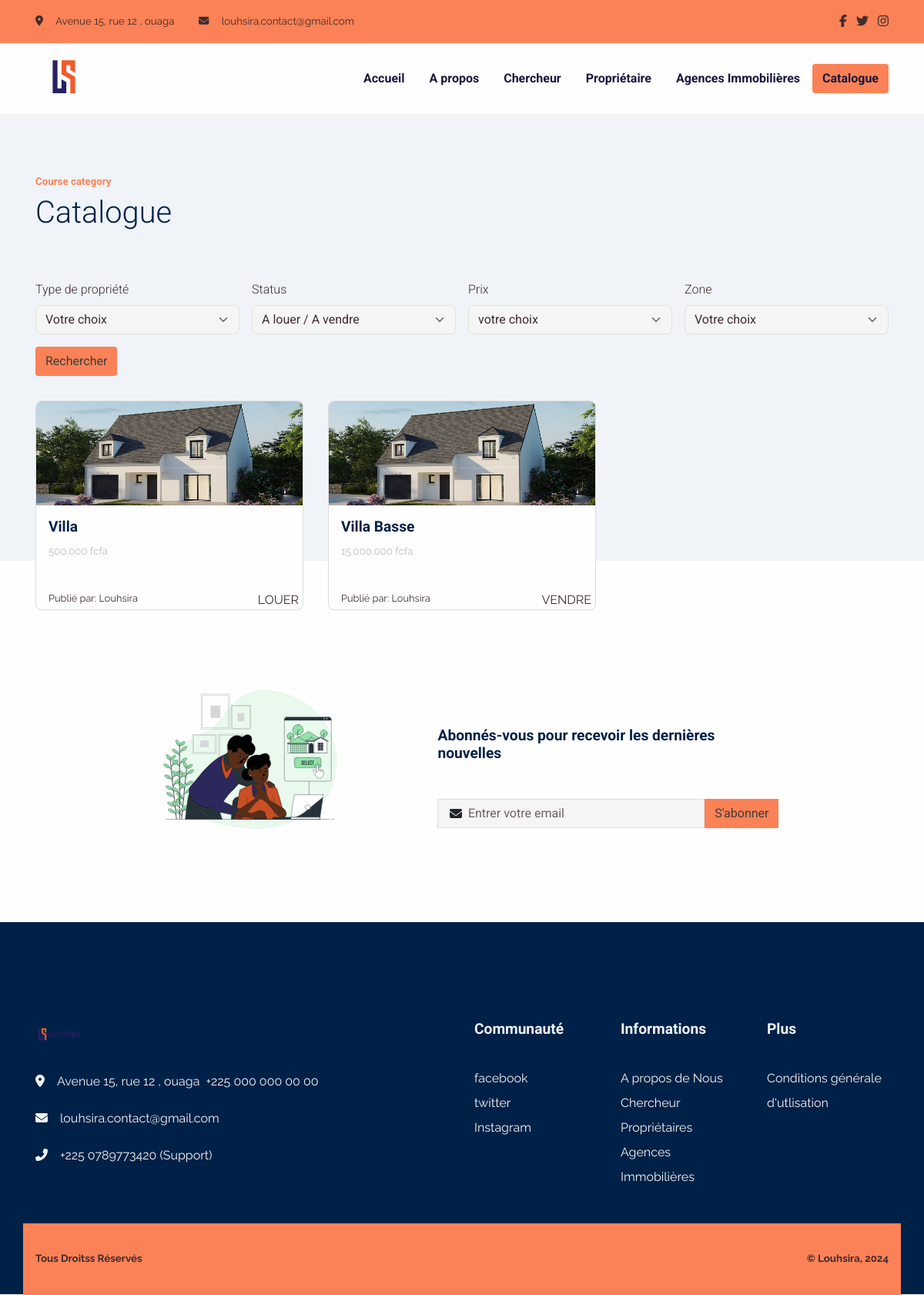
Page /catalogue on the committed database.
### app/models.py (models this page shows, shortened)
class Convention(models.Model):
    created_at = models.DateTimeField(auto_now=False, auto_now_add=True)
    update_at = models.DateTimeField(auto_now=True, auto_now_add=False)
    publish = models.BooleanField(default=False)
    class Meta:
        abstract = True

class Social(Convention):
    name = models.CharField(max_length=150, blank=True, null=True)
    icon = models.CharField(max_length=150, blank=True, null=True)
    link = models.URLField(max_length = 200)
    class Meta:
        verbose_name = "Réseaux Social"
        verbose_name_plural = "Réseaux Sociaux"

class configuration(Convention):
    name = models.CharField(max_length = 150, blank=True, null=True)
    vendor_title = models.CharField(max_length = 150, blank=True, null=True)
    location_title = models.CharField(max_length = 150, blank=True, null=True)
    about_title = models.CharField(max_length = 150, blank=True, null=True)
    why_choose_title = models.CharField(max_length = 150, blank=True, null=True)
    newsletter_title = models.CharField(max_length = 150, blank=True, null=True)
    newsletter_text = models.TextField()
    newsletter_picture = models.FileField(upload_to=LOGO_SITE_PATH, max_length = 100)
    copy_right = models.CharField(max_length = 150, blank=True, null=True)
    logo = models.FileField(upload_to=LOGO_SITE_PATH , max_length = 100, blank=True, null=True)
    logo2 = models.FileField(upload_to=LOGO_SITE_PATH , max_length = 100, blank=True, null=True)
    class Meta:
        verbose_name = "Configuration du site"
        verbose_name_plural = "Configuration du site"

### propriete/models.py (models this page shows, shortened)
class Proprietes(Convention):
    titre_annonce = models.CharField(max_length=220, blank=True, null=True)
    proprietaire = models.CharField(max_length=220, blank=True, null=True)
    proprietaire_contact = models.CharField(max_length=220, blank=True, null=True)
    type_propriete = models.ForeignKey(TypePropriete, on_delete=models.DO_NOTHING, related_name="type_propriete_related")
    prix_propriete = models.CharField(max_length=220, blank=True, null=True)
    adresse_propriete = models.CharField(max_length=220, blank=True, null=True)
    localite = models.ForeignKey(Localite, on_delete=models.DO_NOTHING, related_name="localite_propriete")
    annee_construction = models.DateField(auto_now=False, auto_now_add=False)
    nbre_chambre = models.IntegerField()
    nbre_salle_bain = models.IntegerField()
    description = HTMLField()
    status = models.CharField(max_length=15, choices=STATUS_CHOICES)
    caracteristique_speciale = models.ManyToManyField(CaracteristiqueMaison)
    pictures = models.ManyToManyField(Photo)
    class Meta:
        verbose_name = 'Les Propriétés'
        verbose_name_plural = 'Les Propriétés'

class Photo(Convention):
    title = models.CharField(max_length=220, blank=True, null=True)
    picture = models.FileField(upload_to=PICTURE_PATH, max_length = 200, blank=True, null=True)
    class Meta:
        verbose_name = 'Photo des Proprietes'
        verbose_name_plural = 'Photo des Proprietes'

### app/views.py (the view, shortened to what this page needs)
# urls.py: path('catalogue', catalogue, name="catalogue"),
def catalogue(request):
    get_all__properties = get_all_properties({'publish': True, })
    get_socials = get_social({'publish':True})
    get_configs = get_config({'publish':True})
    get_localites = get_localite({'publish':True})
    get_type_proprietes = get_all_type_propriete({'publish':True})
    template_name = "layout/catalogue.html"
    context = {
        'page': "LOUSHIRA | Catalogue",
        'get_socials': get_socials,
        'get_configs': get_configs,
        'get_all__properties': get_all__properties,
        'get_localites': get_localites,
        'get_type_proprietes': get_type_proprietes
    }
    return render(request, template_name, context)

### app/functions.py (called while the page is built)
def get_config(data=dict()):
    return configuration.objects.filter(**data).first()

def get_localite(data=dict()):
    return Localite.objects.filter(**data)

def get_all_type_propriete(data=dict()):
    return Localite.objects.all()

def get_social(data=dict()):
    return Social.objects.filter(**data)

def get_all_properties(data=dict()):
    return Proprietes.objects.filter(**data)

### templates/app/layout/catalogue.html (shortened to what this page needs)
{% extends "base/base.html" %}
{% load static %}
{% block content %}
      <section class="pb-11 pt-7 bg-600">
        <div class="container">
          <div class="row">
            <div class="col-12">
              <h6 class="font-sans-serif text-primary fw-bold">Course category</h6>
              <h1 class="mb-6">Catalogue</h1>
              <form method="get" action="/catalogue" class="row g-3">
                <div class="col-sm-6 col-md-3">
                  <label class="form-label" for="inputCategories">Type de propriété</label>
                  <select class="form-select" id="inputCategories" name="type_propriete">
                    <option selected="selected">Votre choix</option>
                  </select>
                </div>
                <div class="col-sm-6 col-md-3">
                  <label class="form-label" for="inputLevel">Status</label>
                  <select class="form-select" id="inputLevel" name="status">
                    <option selected="selected">A louer / A vendre</option>
                  </select>
                </div>
                <div class="col-sm-6 col-md-3">
                  <label class="form-label" for="inputLanguage">Prix</label>
                  <select class="form-select" id="inputLanguage" name="prix_propriete">
                    <option selected="selected">votre choix</option>
                  </select>
                </div>
                <div class="col-sm-6 col-md-3">
                  <label class="form-label" for="inputInstructor">Zone</label>
                  <select class="form-select" id="inputInstructor" name="localite">
                    <option selected="selected">Votre choix </option>
                  </select>
                </div>
                <div class="col-auto z-index-2">
                  <button class="btn btn-primary" type="submit">Rechercher</button>
                </div>
              </form>
            </div>
          </div>
        </div>
      </section>
      <section class="pb-0" style="margin-top:-17rem">
        <div class="container">
          <div class="row">
            {% for house in get_all__properties %}
            <div class="col col-md-4 col-sm-6 col-xs-6 mb-4">
                <div class="card h-100">
                  <img class="card-img-top h-50 w-100" src="{{ house.pictures.all.first.picture.url }}" alt="courses" />
                    <div class="card-body">
                    <h5 class="font-sans-serif fw-bold fs-md-0 fs-lg-1">{{house.titre_annonce}}</h5>
                    <a class="text-muted fs--1 stretched-link text-decoration-none" href="{% url 'home-detail' house.id %}">{{ house.prix_propriete }}</a>
                  </div>
                  <div class="d-flex justify-content-between ms-3" style="margin-right: 5px;">
                    <span class="fa-span">Publié par: {{house.proprietaire}}</span> <span>{{house.status}}</span>
                  </div>
                  </div>
                </div>
                {% endfor %}
          </div>
        </div>
        <j
      </section>
{% include "includes/_email_sub.html" %}
{% endblock %}

### templates/app/base/base.html (shortened to what this page needs)
{% load static %}
<!DOCTYPE html>
<html lang="en-US" dir="ltr">
  <head>
    <link href="{% static 'app/assets/css/select2-bootstrap-5-theme.min.css' %}" rel="stylesheet" />
    <link href="{% static 'app/assets/css/theme.css' %}" rel="stylesheet" />
    <link href="{% static 'app/assets/css/style.css' %}" rel="stylesheet" />
    <link href="{% static 'app/assets/css/slick.css' %}" rel="stylesheet" />
    <link href="{% static 'app/assets/css/slick-theme.css' %}" rel="stylesheet" />
    <link href="https://cdn.jsdelivr.net/npm/select2@4.1.0-rc.0/dist/css/select2.min.css" rel="stylesheet" />
  </head>
  <body>
    <main class="main" id="top">
      <section class="bg-primary py-2 d-none d-sm-block">
        <div class="container">
          <div class="row align-items-center">
            <div class="col-auto d-none d-lg-block">
              <p class="my-2 fs--1"><i class="fas fa-map-marker-alt me-3"></i><span>Avenue 15, rue 12 , ouaga </span></p>
            </div>
            <div class="col-auto ms-md-auto order-md-2 d-none d-sm-block">
              <ul class="list-unstyled list-inline my-2">
                {% for social in get_socials %}
                  <li class="list-inline-item"><a class="text-decoration-none" href="{{social.link}}"><i class="{{social.icon}} text-900"></i></a></li>
                {% endfor %}
              </ul>
            </div>
            <div class="col-auto">
              <p class="my-2 fs--1"><i class="fas fa-envelope me-3"></i><a class="text-900" href="mailto:loushira.contact@gmail.com">louhsira.contact@gmail.com </a></p>
            </div>
          </div>
        </div>
      </section>
      <nav class="navbar navbar-expand-lg navbar-light sticky-top py-3 d-block" data-navbar-on-scroll="data-navbar-on-scroll">
        <div class="container"><a class="navbar-brand" href="{% url 'welcome' %}"><img src="{{get_configs.logo.url}}" height="60" alt="logo" /></a>
          <div class="collapse navbar-collapse border-top border-lg-0 mt-4 mt-lg-0" id="navbarSupportedContent">
            <ul class="navbar-nav ms-auto pt-2 pt-lg-0 font-base">
              <li class="nav-item px-2"><a class="nav-link active fw-bold" style="color:#18163d" aria-current="page" href="{% url 'welcome' %}">Accueil</a></li>
              <li class="nav-item px-2"><a class="nav-link fw-bold" style="color:#18163d" aria-current="page" href="{% url 'about' %}">A propos</a></li>
              <li class="nav-item px-2"><a class="nav-link fw-bold" style="color:#18163d" aria-current="page" href="{% url 'home-searcher' %}">Chercheur</a></li>
              <li class="nav-item px-2"><a class="nav-link fw-bold" style="color:#18163d" aria-current="page" href="{% url 'owner-page' %}">Propriétaire</a></li>
              <li class="nav-item px-2"><a class="nav-link fw-bold" style="color:#18163d" aria-current="page" href="{% url 'agence' %}">Agences Immobilières</a></li>
            </ul><a class="btn btn-primary order-1 order-lg-0 fw-bold" style="color:#18163d" href="{% url 'catalogue' %}">Catalogue</a>
          </div>
        </div>
      </nav>
    {% block content %}
    {% endblock content %}
      <section class="bg-secondary" style=" padding-top: 7.5rem;padding-bottom: 7.5rem">
        <div class="container">
          <div class="row">
            <div class="col-12 col-sm-12 col-lg-6 mb-4 order-0 order-sm-0"><a class="text-decoration-none" href="{% url 'welcome' %}"><img src="{{get_configs.logo2.url}}" height="51" alt="" /></a> <br> <br>
              <span class="text-light my-4"> <i class="fas fa-map-marker-alt me-3"></i>Avenue 15, rue 12 , ouaga  &nbsp;</span><a class="text-light text-200" href="tel:+604-680-9785">+225 000 000 00 00</a><br /> <br></span>
              <span class="text-light"> <i class="fas fa-envelope me-3"> </i><a class="text-light text-200" href="mailto:loushira.contact@gmail.com">louhsira.contact@gmail.com</a><br><br></span>
              <span class="text-light"> <i class="fas fa-phone-alt me-3"></i><a class="text-light text-200" href="tel:+225 0789773420">+225 0789773420 (Support)</a></span>
            </div>
            <div class="col-6 col-sm-4 col-lg-2 mb-3 order-2 order-sm-1">
              <h5 class="lh-lg fw-bold mb-4 text-light font-sans-serif">Communauté </h5>
              <ul class="list-unstyled mb-md-4 mb-lg-0">
                {% for socials in get_socials %}
                  <li class="lh-lg"><a class="text-200" href="{{socials.link}}">{{socials.name}}</a></li>
                {% endfor %}
              </ul>
            </div>
            <div class="col-6 col-sm-4 col-lg-2 mb-3 order-3 order-sm-2">
              <h5 class="lh-lg fw-bold text-light mb-4 font-sans-serif">Informations</h5>
              <ul class="list-unstyled mb-md-4 mb-lg-0">
                <li class="lh-lg"><a class="text-200" href="{% url 'about' %}">A propos de Nous</a></li>
                <li class="lh-lg"><a class="text-200" href="{% url 'home-searcher' %}">Chercheur</a></li>
                <li class="lh-lg"><a class="text-200" href="{% url 'owner-page' %}">Propriétaires</a></li>
                <li class="lh-lg"><a class="text-200" href="{% url 'agence' %}">Agences Immobilières</a></li>
              </ul>
            </div>
            <div class="col-6 col-sm-4 col-lg-2 mb-3 order-3 order-sm-2">
              <h5 class="lh-lg fw-bold text-light mb-4 font-sans-serif"> Plus</h5>
              <ul class="list-unstyled mb-md-4 mb-lg-0">
                <li class="lh-lg"><a class="text-200" href="{% url 'condition-generale-utilisation' %}">Conditions générale d'utlisation</a></li>
              </ul>
            </div>
          </div>
        </div>
      </section>
      <section class="py-0" style="margin-top: -5.8rem;">
        <div class="container bg-primary">
          <div class="row justify-content-md-between justify-content-evenly py-4">
            <div class="col-12 col-sm-8 col-md-6 col-lg-auto text-center text-md-start">
              <p class="fs--1 my-2 fw-bold">{{get_configs.copy_right}}</p>
            </div>
            <div class="col-12 col-sm-8 col-md-6">
              <p class="fs--1 my-2 text-center text-md-end fw-bold">
                © Louhsira, 2024
              </p>
            </div>
          </div>
        </div>
      </section>
    </main>
    <link href="{% static 'app/assets/css/multiple.css' %}" rel="stylesheet" />
  </body>
</html>

### templates/app/includes/_email_sub.html (shortened to what this page needs)
<section>
  <div id="news_letter" class="container">
    <div class="row align-items-center d-flex justify-content-center">
      <div class="col-md-6 col-lg-4 mb-5"><img src="{{get_configs.newsletter_picture.url}}" width="280" alt="cta" /></div>
      <div class="col-md-6 col-lg-5">
        <h5 class="text-secondary font-sans-serif fw-bold">{{get_configs.newsletter_text}}</h5>
        <form class="row g-0 align-items-center">
          <div class="col">
            <div class="input-group-icon">
              <input class="form-control form-little-squirrel-control" type="email" placeholder="Entrer votre email " aria-label="email" v-model="email" /><i class="fas fa-envelope input-box-icon"></i>
            </div>
          </div>
          <div class="col-auto">
            <button class="btn btn-primary rounded-0" type="submit" @click.prevent="sendNewLettrData()">S'abonner</button>
          </div>
        </form>
      </div>
    </div>
  </div>
</section>

### static/app/assets/css/style.css (style rules this page uses)
p { font-family: "Roboto" important!; }
.fa-span { font-size: 0.8rem; }

### templates/app/base/base.html (style rules this page uses)
html, body { margin: 0; padding: 0; }
* { box-sizing: border-box; }

### rows in the picture
Social: name "facebook"
Social: name "twitter"
Social: name "Instagram"
configuration: logo (picture), newsletter_picture (picture), newsletter_text "Abonnés-vous pour recevoir les dernières nouvelles", logo2 (picture), copy_right "Tous Droitss Réservés"
Proprietes: pictures.all.first.picture (picture), titre_annonce "Villa", prix_propriete "500.000 fcfa", proprietaire "Louhsira", status "LOUER"
Proprietes: pictures.all.first.picture (picture), titre_annonce "Villa Basse", prix_propriete "15.000.000 fcfa", proprietaire "Louhsira", status "VENDRE"
